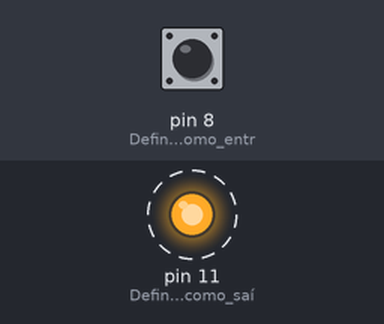
This sketch was run on a simulated Arduino Uno, built with avr-gcc and run on an emulated ATmega328P. On the bench: output pins drawn as LEDs (lit = HIGH). Dashed ring = blinking. The inputs (shaded band) are chosen by the test bench; at power-on: pin 8 (Define_o_pino_8_como_entr) HIGH.

Above: at 0.5 s.
Timing chart, 0 to 4.6 s (numbered marks = the images above):
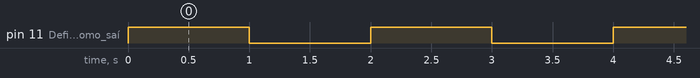

Measured:
- by itself, pin 11 (Define_o_pino_11_como_saí): alternates HIGH for 1.0 s and LOW for 1.0 s

The sketch:

code.ino
```cpp
void setup() {
  pinMode(11, OUTPUT);       // Define o pino 11 como saída (LED)
  pinMode(8, INPUT_PULLUP);  // Define o pino 8 como entrada com resistor pull-up (botão)
}

void loop() {
  if (digitalRead(8) == LOW) {  // Se o botão for pressionado (nível LOW)
    digitalWrite(11, LOW);      // Desliga o LED e interrompe o pisca-pisca
  } else {
    digitalWrite(11, HIGH);     // Liga o LED
    delay(1000);                // Aguarda 1 segundo
    digitalWrite(11, LOW);      // Desliga o LED
    delay(1000);                // Aguarda 1 segundo
  }
}
```
